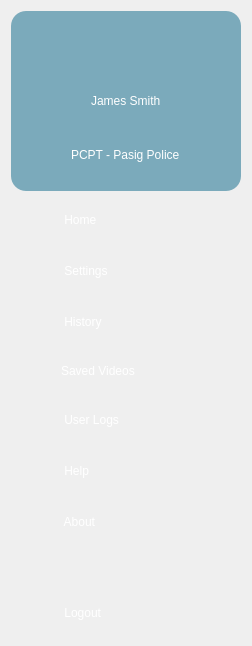
        <widget class="QWidget" name="sidebarwidget" native="true">
         <property name="styleSheet">
          <string notr="true">#sidebarwidget { 
background-color: rgb(16, 128, 163);
border-radius: 15px;
}</string>
         </property>
         <layout class="QVBoxLayout" name="verticalLayout_3">
          <item>
           <widget class="QWidget" name="profile" native="true">
            <property name="sizePolicy">
             <sizepolicy hsizetype="Fixed" vsizetype="Fixed">
              <horstretch>0</horstretch>
              <verstretch>0</verstretch>
             </sizepolicy>
            </property>
            <property name="minimumSize">
             <size>
              <width>230</width>
              <height>180</height>
             </size>
            </property>
            <property name="maximumSize">
             <size>
              <width>230</width>
              <height>180</height>
             </size>
            </property>
            <property name="styleSheet">
             <string notr="true">background-color: rgb(123, 170, 187);
border-radius: 15px;</string>
            </property>
            <layout class="QVBoxLayout" name="verticalLayout_2">
             <property name="spacing">
              <number>0</number>
             </property>
             <item alignment="Qt::AlignHCenter">
              <widget class="QLabel" name="userprofile">
               <property name="maximumSize">
                <size>
                 <width>100</width>
                 <height>100</height>
                </size>
               </property>
               <property name="text">
                <string/>
               </property>
               <property name="pixmap">
                <pixmap>../image/user.png</pixmap>
               </property>
               <property name="scaledContents">
                <bool>true</bool>
               </property>
              </widget>
             </item>
             <item alignment="Qt::AlignHCenter">
              <widget class="QLabel" name="username">
               <property name="styleSheet">
                <string notr="true">font: 700 12pt &quot;Tahoma&quot;;
color: rgb(255, 255, 255);</string>
               </property>
               <property name="text">
                <string>James Smith</string>
               </property>
              </widget>
             </item>
             <item alignment="Qt::AlignHCenter">
              <widget class="QLabel" name="userloginname">
               <property name="styleSheet">
                <string notr="true">font: 700 8pt &quot;Tahoma&quot;;
color: rgb(255, 255, 255);</string>
               </property>
               <property name="text">
                <string>PCPT - Pasig Police</string>
               </property>
              </widget>
             </item>
            </layout>
           </widget>
          </item>
          <item>
           <widget class="QWidget" name="homewidget" native="true">
            <property name="sizePolicy">
             <sizepolicy hsizetype="Fixed" vsizetype="Fixed">
              <horstretch>0</horstretch>
              <verstretch>0</verstretch>
             </sizepolicy>
            </property>
            <property name="minimumSize">
             <size>
              <width>230</width>
              <height>45</height>
             </size>
            </property>
            <property name="cursor">
             <cursorShape>PointingHandCursor</cursorShape>
            </property>
            <property name="styleSheet">
             <string notr="true">#homewidget:Hover{
background-color: rgb(16, 170, 215);
border-radius: 10px;
}</string>
            </property>
            <layout class="QHBoxLayout" name="horizontalLayout">
             <item>
              <widget class="QLabel" name="homeicon">
               <property name="maximumSize">
                <size>
                 <width>35</width>
                 <height>30</height>
                </size>
               </property>
               <property name="text">
                <string/>
               </property>
               <property name="pixmap">
                <pixmap>../PD2gui/image/homebutton.png</pixmap>
               </property>
               <property name="scaledContents">
                <bool>true</bool>
               </property>
              </widget>
             </item>
             <item alignment="Qt::AlignLeft">
              <widget class="QLabel" name="home">
               <property name="styleSheet">
                <string notr="true">font: 700 14pt &quot;Tahoma&quot;;
color: rgb(255, 255, 255);</string>
               </property>
               <property name="text">
                <string> Home</string>
               </property>
              </widget>
             </item>
            </layout>
           </widget>
          </item>
          <item>
           <widget class="QWidget" name="setingswidget" native="true">
            <property name="sizePolicy">
             <sizepolicy hsizetype="Fixed" vsizetype="Fixed">
              <horstretch>0</horstretch>
              <verstretch>0</verstretch>
             </sizepolicy>
            </property>
            <property name="minimumSize">
             <size>
              <width>230</width>
              <height>45</height>
             </size>
            </property>
            <property name="maximumSize">
             <size>
              <width>16777215</width>
              <height>45</height>
             </size>
            </property>
            <property name="cursor">
             <cursorShape>PointingHandCursor</cursorShape>
            </property>
            <property name="styleSheet">
             <string notr="true">#setingswidget:Hover{
background-color: rgb(16, 170, 215);
border-radius: 10px;
}</string>
            </property>
            <layout class="QHBoxLayout" name="horizontalLayout_2">
             <item>
              <widget class="QLabel" name="settingsicon">
               <property name="maximumSize">
                <size>
                 <width>35</width>
                 <height>35</height>
                </size>
               </property>
               <property name="text">
                <string/>
               </property>
               <property name="pixmap">
                <pixmap>../PD2gui/image/setting.png</pixmap>
               </property>
               <property name="scaledContents">
                <bool>true</bool>
               </property>
              </widget>
             </item>
             <item>
              <widget class="QLabel" name="settings">
               <property name="cursor">
                <cursorShape>PointingHandCursor</cursorShape>
               </property>
               <property name="styleSheet">
                <string notr="true">font: 700 14pt &quot;Tahoma&quot;;
color: rgb(255, 255, 255);</string>
               </property>
               <property name="text">
                <string> Settings</string>
               </property>
              </widget>
             </item>
            </layout>
           </widget>
          </item>
          <item>
           <widget class="QWidget" name="historywidget" native="true">
            <property name="sizePolicy">
             <sizepolicy hsizetype="Fixed" vsizetype="Fixed">
              <horstretch>0</horstretch>
              <verstretch>0</verstretch>
             </sizepolicy>
            </property>
            <property name="minimumSize">
             <size>
              <width>230</width>
              <height>45</height>
             </size>
            </property>
            <property name="maximumSize">
             <size>
              <width>16777215</width>
              <height>45</height>
             </size>
            </property>
            <property name="cursor">
             <cursorShape>PointingHandCursor</cursorShape>
            </property>
            <property name="styleSheet">
             <string notr="true">#historywidget:Hover{
background-color: rgb(16, 170, 215);
border-radius: 10px;
}</string>
            </property>
            <layout class="QHBoxLayout" name="horizontalLayout_3">
             <item>
              <widget class="QLabel" name="historyicon">
               <property name="maximumSize">
                <size>
                 <width>35</width>
                 <height>30</height>
                </size>
               </property>
               <property name="text">
                <string/>
               </property>
               <property name="pixmap">
                <pixmap>../PD2gui/image/history.png</pixmap>
               </property>
               <property name="scaledContents">
                <bool>true</bool>
               </property>
              </widget>
             </item>
             <item>
              <widget class="QLabel" name="history">
               <property name="styleSheet">
                <string notr="true">font: 700 14pt &quot;Tahoma&quot;;
color: rgb(255, 255, 255);</string>
               </property>
               <property name="text">
                <string> History</string>
               </property>
              </widget>
             </item>
            </layout>
           </widget>
          </item>
          <item>
           <widget class="QWidget" name="clippedwidget" native="true">
            <property name="sizePolicy">
             <sizepolicy hsizetype="Fixed" vsizetype="Fixed">
              <horstretch>0</horstretch>
              <verstretch>0</verstretch>
             </sizepolicy>
            </property>
            <property name="minimumSize">
             <size>
              <width>230</width>
              <height>41</height>
             </size>
            </property>
            <property name="maximumSize">
             <size>
              <width>16777215</width>
              <height>45</height>
             </size>
            </property>
            <property name="cursor">
             <cursorShape>PointingHandCursor</cursorShape>
            </property>
            <property name="styleSheet">
             <string notr="true">#clippedwidget:Hover{
background-color: rgb(16, 170, 215);
border-radius: 10px;
}</string>
            </property>
            <layout class="QHBoxLayout" name="horizontalLayout_33">
             <item>
              <widget class="QLabel" name="clippedicon">
               <property name="maximumSize">
                <size>
                 <width>35</width>
                 <height>25</height>
                </size>
               </property>
               <property name="text">
                <string/>
               </property>
               <property name="pixmap">
                <pixmap>../image/clipped.png</pixmap>
               </property>
               <property name="scaledContents">
                <bool>true</bool>
               </property>
              </widget>
             </item>
             <item>
              <widget class="QLabel" name="clippedvideos">
               <property name="styleSheet">
                <string notr="true">font: 700 14pt &quot;Tahoma&quot;;
color: rgb(255, 255, 255);</string>
               </property>
               <property name="text">
                <string>Saved Videos</string>
               </property>
              </widget>
             </item>
            </layout>
           </widget>
          </item>
          <item>
           <widget class="QWidget" name="logswidget" native="true">
            <property name="sizePolicy">
             <sizepolicy hsizetype="Fixed" vsizetype="Fixed">
              <horstretch>0</horstretch>
              <verstretch>0</verstretch>
             </sizepolicy>
            </property>
            <property name="minimumSize">
             <size>
              <width>230</width>
              <height>45</height>
             </size>
            </property>
            <property name="maximumSize">
             <size>
              <width>16777215</width>
              <height>45</height>
             </size>
            </property>
            <property name="cursor">
             <cursorShape>PointingHandCursor</cursorShape>
            </property>
            <property name="styleSheet">
             <string notr="true">#logswidget:Hover{
background-color: rgb(16, 170, 215);
border-radius: 10px;
}</string>
            </property>
            <layout class="QHBoxLayout" name="horizontalLayout_4">
             <item>
              <widget class="QLabel" name="logsicon">
               <property name="maximumSize">
                <size>
                 <width>35</width>
                 <height>30</height>
                </size>
               </property>
               <property name="text">
                <string/>
               </property>
               <property name="pixmap">
                <pixmap>../PD2gui/image/logs.png</pixmap>
               </property>
               <property name="scaledContents">
                <bool>true</bool>
               </property>
              </widget>
             </item>
             <item>
              <widget class="QLabel" name="logs">
               <property name="styleSheet">
                <string notr="true">font: 700 14pt &quot;Tahoma&quot;;
color: rgb(255, 255, 255);</string>
               </property>
               <property name="text">
                <string> User Logs</string>
               </property>
              </widget>
             </item>
            </layout>
           </widget>
          </item>
          <item>
           <widget class="QWidget" name="helpwidget" native="true">
            <property name="sizePolicy">
             <sizepolicy hsizetype="Fixed" vsizetype="Fixed">
              <horstretch>0</horstretch>
              <verstretch>0</verstretch>
             </sizepolicy>
            </property>
            <property name="minimumSize">
             <size>
              <width>230</width>
              <height>45</height>
             </size>
            </property>
            <property name="maximumSize">
             <size>
              <width>16777215</width>
              <height>45</height>
             </size>
            </property>
            <property name="cursor">
             <cursorShape>PointingHandCursor</cursorShape>
            </property>
            <property name="styleSheet">
             <string notr="true">#helpwidget:Hover{
background-color: rgb(16, 170, 215);
border-radius: 10px;
}</string>
            </property>
            <layout class="QHBoxLayout" name="horizontalLayout_5">
             <item>
              <widget class="QLabel" name="helpsicon">
               <property name="maximumSize">
                <size>
                 <width>35</width>
                 <height>35</height>
                </size>
               </property>
               <property name="text">
                <string/>
               </property>
               <property name="pixmap">
                <pixmap>../PD2gui/image/help.png</pixmap>
               </property>
               <property name="scaledContents">
                <bool>true</bool>
               </property>
              </widget>
             </item>
             <item>
              <widget class="QLabel" name="help">
               <property name="styleSheet">
                <string notr="true">font: 700 14pt &quot;Tahoma&quot;;
color: rgb(255, 255, 255);</string>
               </property>
               <property name="text">
                <string> Help</string>
               </property>
              </widget>
             </item>
            </layout>
           </widget>
          </item>
          <item>
           <widget class="QWidget" name="aboutwidget" native="true">
            <property name="sizePolicy">
             <sizepolicy hsizetype="Fixed" vsizetype="Fixed">
              <horstretch>0</horstretch>
              <verstretch>0</verstretch>
             </sizepolicy>
            </property>
            <property name="minimumSize">
             <size>
              <width>230</width>
              <height>45</height>
             </size>
            </property>
            <property name="maximumSize">
             <size>
              <width>16777215</width>
              <height>45</height>
             </size>
            </property>
            <property name="cursor">
             <cursorShape>PointingHandCursor</cursorShape>
            </property>
            <property name="styleSheet">
             <string notr="true">#aboutwidget:Hover{
background-color: rgb(16, 170, 215);
border-radius: 10px;
}</string>
            </property>
            <layout class="QHBoxLayout" name="horizontalLayout_6">
             <item>
              <widget class="QLabel" name="abouticon">
               <property name="maximumSize">
                <size>
                 <width>35</width>
                 <height>35</height>
                </size>
               </property>
               <property name="text">
                <string/>
               </property>
               <property name="pixmap">
                <pixmap>../PD2gui/image/about.png</pixmap>
               </property>
               <property name="scaledContents">
                <bool>true</bool>
               </property>
              </widget>
             </item>
             <item>
              <widget class="QLabel" name="about">
               <property name="styleSheet">
                <string notr="true">font: 700 14pt &quot;Tahoma&quot;;
color: rgb(255, 255, 255);</string>
               </property>
               <property name="text">
                <string> About</string>
               </property>
              </widget>
             </item>
            </layout>
           </widget>
          </item>
          <item>
           <spacer name="verticalSpacer">
            <property name="orientation">
             <enum>Qt::Vertical</enum>
            </property>
            <property name="sizeHint" stdset="0">
             <size>
              <width>20</width>
              <height>40</height>
             </size>
            </property>
           </spacer>
          </item>
          <item>
           <widget class="QWidget" name="logoutwidget" native="true">
            <property name="sizePolicy">
             <sizepolicy hsizetype="Fixed" vsizetype="Fixed">
              <horstretch>0</horstretch>
              <verstretch>0</verstretch>
             </sizepolicy>
            </property>
            <property name="minimumSize">
             <size>
              <width>230</width>
              <height>45</height>
             </size>
            </property>
            <property name="maximumSize">
             <size>
              <width>16777215</width>
              <height>45</height>
             </size>
            </property>
            <property name="cursor">
             <cursorShape>PointingHandCursor</cursorShape>
            </property>
            <property name="styleSheet">
             <string notr="true">#logoutwidget:Hover{
background-color: rgb(16, 170, 215);
border-radius: 10px;
}</string>
            </property>
            <layout class="QHBoxLayout" name="horizontalLayout_7">
             <item>
              <widget class="QLabel" name="logouticon">
               <property name="maximumSize">
                <size>
                 <width>35</width>
                 <height>35</height>
                </size>
               </property>
               <property name="text">
                <string/>
               </property>
               <property name="pixmap">
                <pixmap>../PD2gui/image/logout.png</pixmap>
               </property>
               <property name="scaledContents">
                <bool>true</bool>
               </property>
              </widget>
             </item>
             <item>
              <widget class="QLabel" name="logout">
               <property name="styleSheet">
                <string notr="true">font: 700 14pt &quot;Tahoma&quot;;
color: rgb(255, 255, 255);</string>
               </property>
               <property name="text">
                <string> Logout</string>
               </property>
              </widget>
             </item>
            </layout>
           </widget>
          </item>
         </layout>
        </widget>
